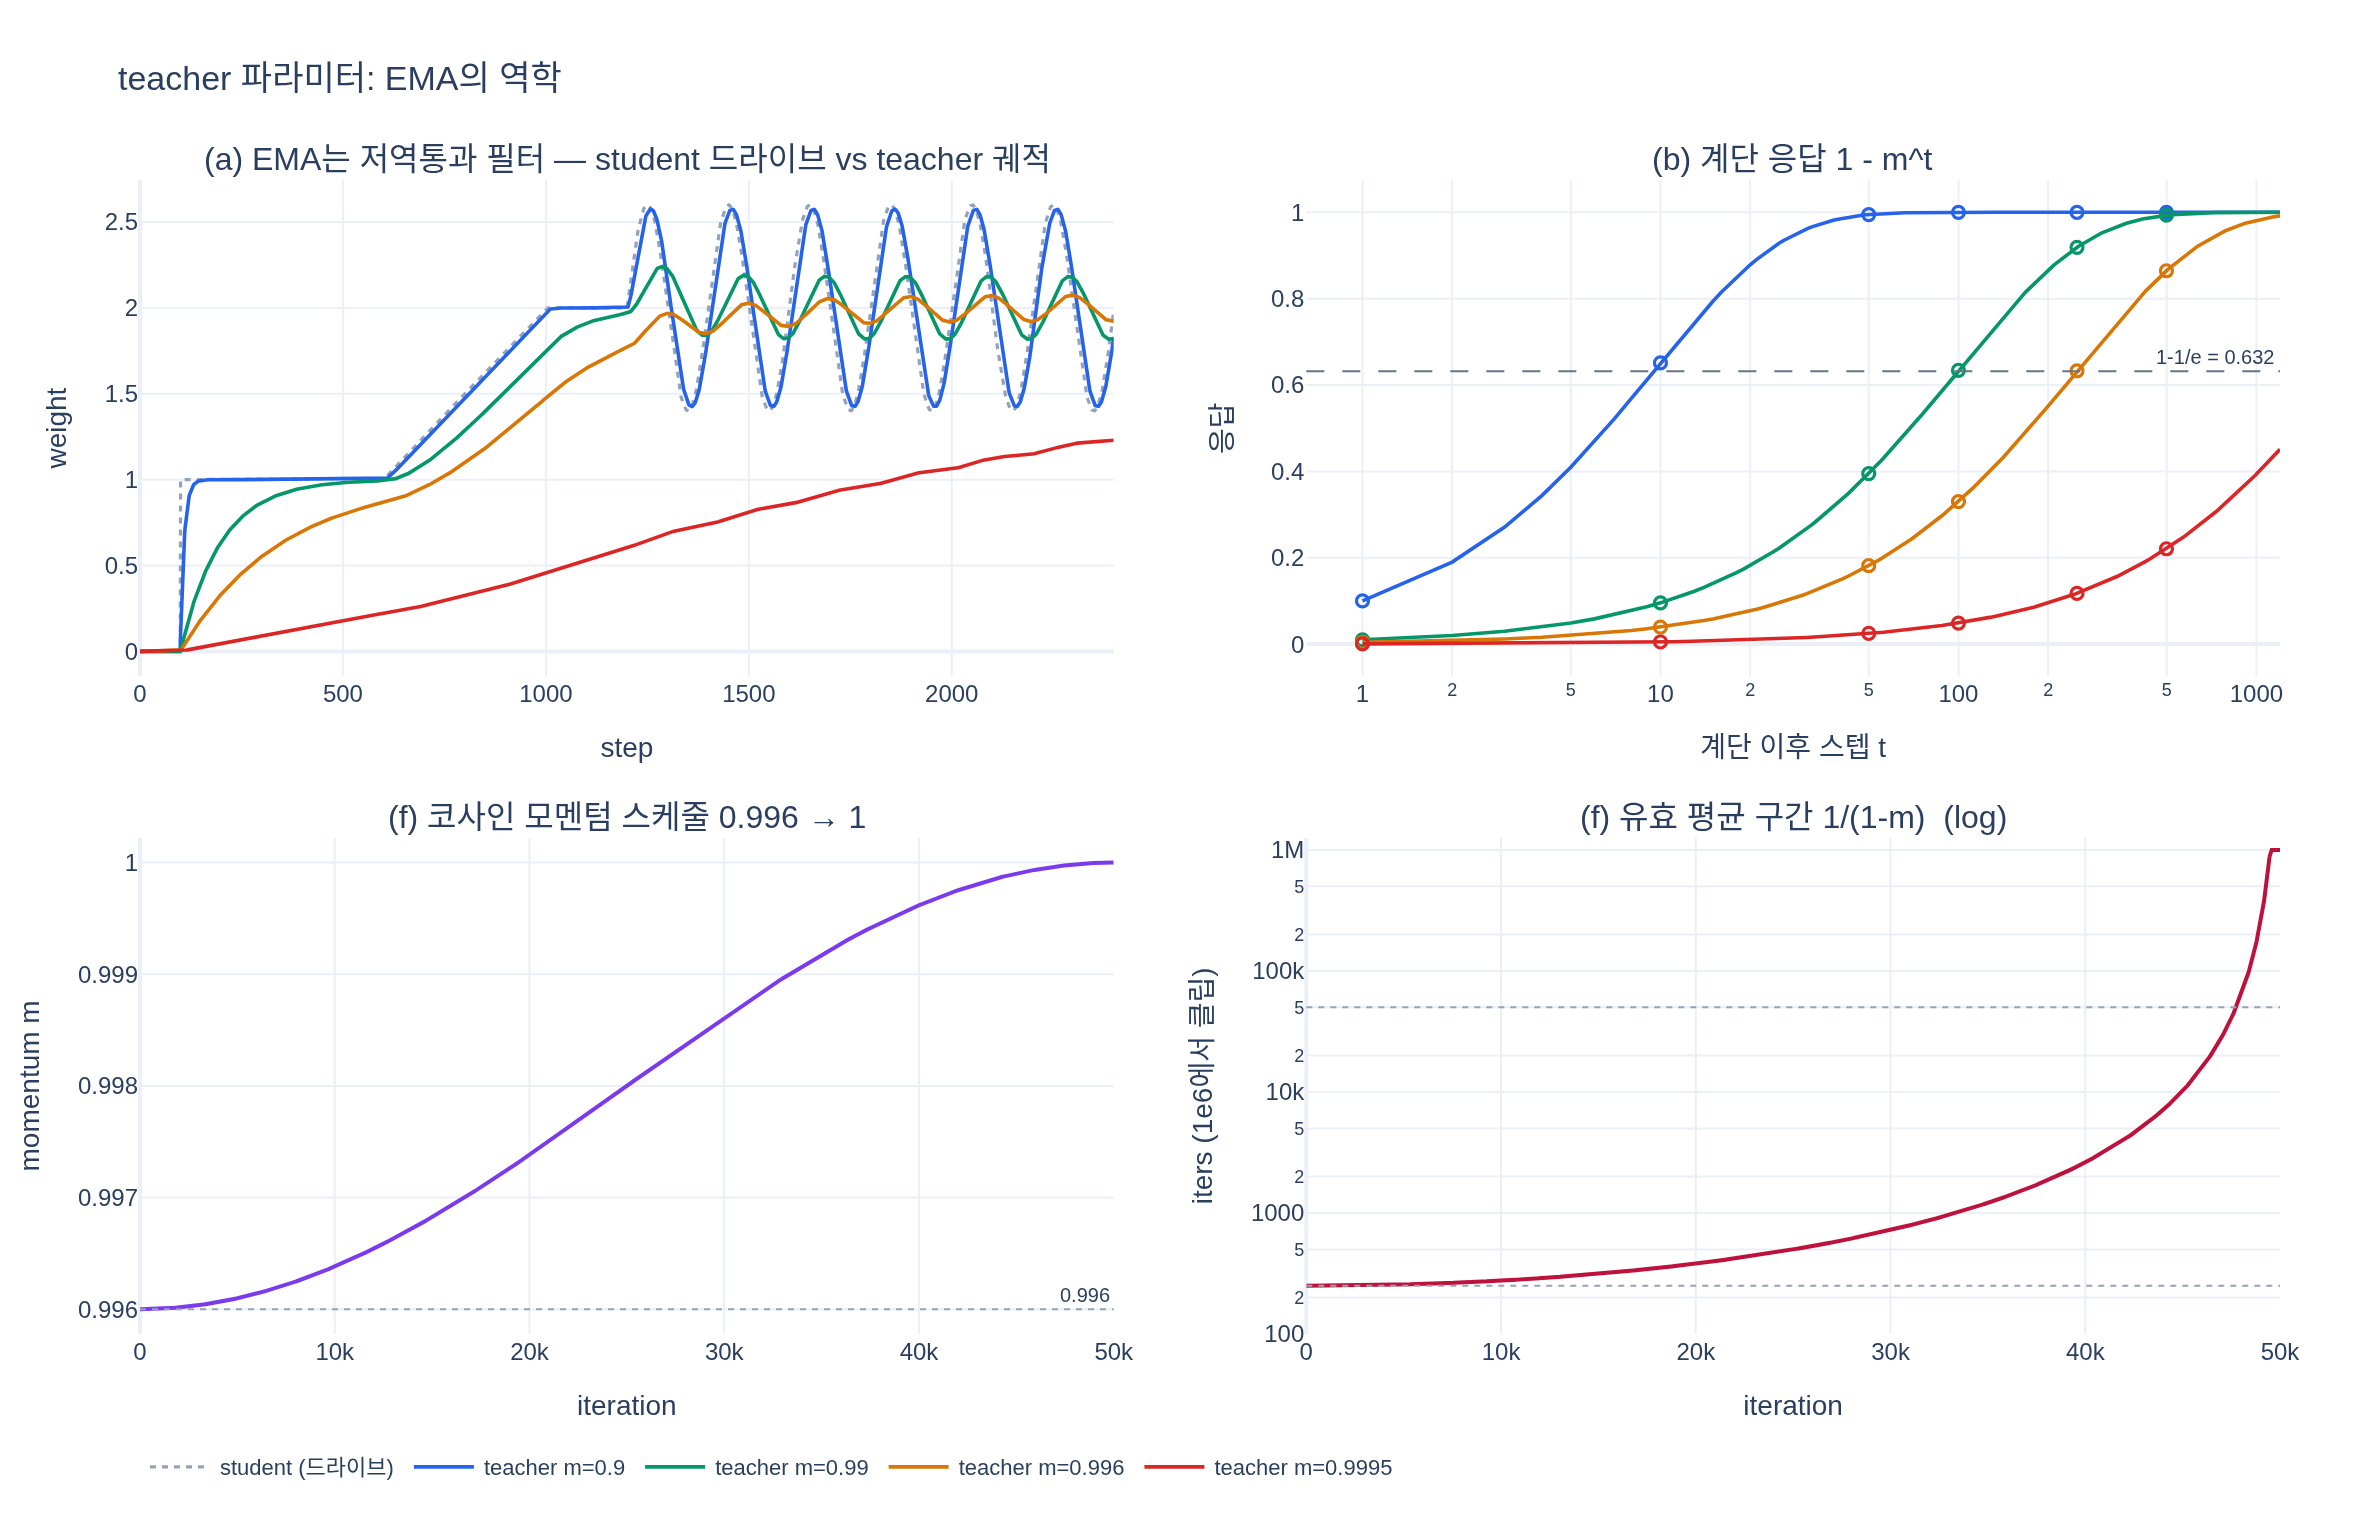

Write the Python code that produced this figure.
# %% [markdown]
# # teacher 파라미터 유지 관리의 역학 (mechanics)
#
# `train()`의 세 줄
#
# ```python
# teacher = copy.deepcopy(student)
# for p in teacher.parameters(): p.requires_grad_(False)
# ...
# with torch.no_grad():
#     for ps, pt in zip(student.parameters(), teacher.parameters()):
#         pt.mul_(m).add_((1 - m) * ps)
# ```
#
# 이 노트북은 **PyTorch에서 두 번째 네트워크를 유지한다는 것이 무슨 뜻인지**를 숫자로 확인한다.
#
# - (a) EMA는 저역통과 필터다 — 계단/램프/사인 입력에 대한 teacher 궤적
# - (b) 계단 응답이 정확히 $1 - m^t$임을 수치로 확인
# - (c) in-place가 아니면 왜 조용히 아무 일도 안 일어나는가
# - (d) `no_grad` 없이 하면 teacher가 student 그래프에 붙어버린다
# - (e) EMA를 `opt.step()` 앞에 두면 정확히 한 스텝 뒤처진다
# - (f) 코사인 모멘텀 스케줄(0.996 → 1)과 유효 평균 구간 $1/(1-m)$

# %%
import copy
import math

import numpy as np
import torch
import torch.nn as nn
import plotly.graph_objects as go
from plotly.subplots import make_subplots


def _show(fig):
    try:
        from IPython import get_ipython

        if get_ipython() is not None:
            fig.show()
    except ImportError:
        pass


torch.manual_seed(0)
print("torch", torch.__version__)
# 출력: torch 2.4.0+cu121

# %% [markdown]
# ## (a) EMA = 저역통과 필터
#
# 아주 작은 모델 `nn.Linear(1, 1)` 하나를 두고, student의 weight를 **인위적으로** 움직인다.
# (실제 학습에서는 optimizer가 움직이지만, 여기서는 EMA의 응답 특성만 보고 싶으므로 직접 넣는다.)
#
# 드라이브 신호:
#
# - $t < 100$: 0
# - $t = 100$: 1.0으로 **계단(step)**
# - $600 \le t < 1000$: 1.0 → 2.0 **램프(ramp)**
# - $t \ge 1200$: 2.0 주위로 **사인(sine)**, 주기 200스텝
#
# teacher는 매 스텝 $\theta_t \leftarrow m\,\theta_t + (1-m)\,\theta_s$로만 갱신된다.

# %%
STEPS = 2400


def drive(t):
    if t < 100:
        return 0.0
    if t < 600:
        return 1.0
    if t < 1000:
        return 1.0 + (t - 600) / 400.0
    if t < 1200:
        return 2.0
    return 2.0 + 0.6 * math.sin(2 * math.pi * (t - 1200) / 200.0)


MOMENTA = [0.9, 0.99, 0.996, 0.9995]


def run_ema(m):
    """student.weight를 drive(t)로 강제하고 teacher를 EMA로 따라가게 한다."""
    student = nn.Linear(1, 1)
    teacher = copy.deepcopy(student)
    for p in teacher.parameters():
        p.requires_grad_(False)
    with torch.no_grad():  # 둘 다 0에서 출발
        student.weight.fill_(0.0)
        teacher.weight.fill_(0.0)

    s_hist, t_hist = [], []
    for t in range(STEPS):
        with torch.no_grad():
            student.weight.fill_(drive(t))
        with torch.no_grad():
            for ps, pt in zip(student.parameters(), teacher.parameters()):
                pt.mul_(m).add_((1 - m) * ps)
        s_hist.append(student.weight.item())
        t_hist.append(teacher.weight.item())
    return np.array(s_hist), np.array(t_hist)


traj = {m: run_ema(m) for m in MOMENTA}
s_ref = traj[MOMENTA[0]][0]

for m in MOMENTA:
    _, th = traj[m]
    # 계단(t=100, 목표 1.0)에 대해 63%(=1-1/e)에 도달하기까지 걸린 스텝
    idx = np.argmax(th[100:600] >= 1 - 1 / math.e)
    print(f"m={m:<7} 유효창 1/(1-m)={1/(1-m):8.1f}  63% 도달 {idx:4d} 스텝  최종값={th[-1]:.4f}")
# 출력: m=0.9     유효창 1/(1-m)=    10.0  63% 도달    9 스텝  최종값=1.8269
# 출력: m=0.99    유효창 1/(1-m)=   100.0  63% 도달   99 스텝  최종값=1.8250
# 출력: m=0.996   유효창 1/(1-m)=   250.0  63% 도달  249 스텝  최종값=1.9232
# 출력: m=0.9995  유효창 1/(1-m)=  2000.0  63% 도달    0 스텝  최종값=1.2290
# (m=0.9995의 "0 스텝"은 500스텝 안에 63%에 못 닿아 argmax가 0을 돌려준 것 — 즉 도달 실패다.)

# %% [markdown]
# `m=0.9995`는 2400스텝 동안 계단(1.0)조차 다 못 따라잡고 사인은 거의 완전히 지워진다.
# 이것이 저역통과 필터다: **느린 성분은 통과, 빠른 성분은 감쇠.**
#
# ## (b) 계단 응답은 정확히 $1 - m^t$
#
# $\theta_t^{(0)} = 0$이고 student가 $t=0$부터 계속 $1$이면
#
# $$\theta_t^{(k)} = m\,\theta_{t-1}^{(k)} + (1-m)\cdot 1 \;\Longrightarrow\; \theta_t^{(k)} = 1 - m^t$$
#
# 위 실험의 $t=100$ 계단 구간을 잘라서 대조한다.

# %%
for m in MOMENTA:
    _, th = traj[m]
    seg = th[100:600]  # 계단이 들어온 직후 500스텝
    for k in (1, 10, 50, 100, 250):
        formula = 1 - m**k
        print(f"m={m:<7} t={k:4d}  측정={seg[k-1]:.6f}  1-m^t={formula:.6f}  차이={abs(seg[k-1]-formula):.2e}")
    print()
# 출력: m=0.9     t=   1  측정=0.100000  1-m^t=0.100000  차이=1.49e-09
# 출력: m=0.9     t=  10  측정=0.651322  1-m^t=0.651322  차이=2.96e-08
# 출력: m=0.9     t=  50  측정=0.994846  1-m^t=0.994846  차이=5.96e-08
# 출력: m=0.9     t= 100  측정=0.999973  1-m^t=0.999973  차이=3.73e-08
# 출력: m=0.9     t= 250  측정=1.000000  1-m^t=1.000000  차이=2.38e-07
# 출력:
# 출력: m=0.99    t=   1  측정=0.010000  1-m^t=0.010000  차이=2.24e-10
# 출력: m=0.99    t=  10  측정=0.095618  1-m^t=0.095618  차이=4.83e-09
# 출력: m=0.99    t=  50  측정=0.394994  1-m^t=0.394994  차이=3.16e-08
# 출력: m=0.99    t= 100  측정=0.633967  1-m^t=0.633968  차이=2.59e-07
# 출력: m=0.99    t= 250  측정=0.918941  1-m^t=0.918941  차이=1.65e-07
# 출력:
# 출력: m=0.996   t=   1  측정=0.004000  1-m^t=0.004000  차이=1.90e-10
# 출력: m=0.996   t=  10  측정=0.039288  1-m^t=0.039288  차이=2.46e-10
# 출력: m=0.996   t=  50  측정=0.181597  1-m^t=0.181598  차이=1.23e-07
# 출력: m=0.996   t= 100  측정=0.330217  1-m^t=0.330217  차이=9.71e-08
# 출력: m=0.996   t= 250  측정=0.632858  1-m^t=0.632858  차이=3.13e-07
# 출력:
# 출력: m=0.9995  t=   1  측정=0.000500  1-m^t=0.000500  차이=2.37e-11
# 출력: m=0.9995  t=  10  측정=0.004989  1-m^t=0.004989  차이=1.09e-10
# 출력: m=0.9995  t=  50  측정=0.024696  1-m^t=0.024696  차이=2.93e-08
# 출력: m=0.9995  t= 100  측정=0.048782  1-m^t=0.048782  차이=4.66e-08
# 출력: m=0.9995  t= 250  측정=0.117530  1-m^t=0.117531  차이=2.04e-07
# 출력:

# %% [markdown]
# float32 누적 오차 수준(~1e-7)까지 일치한다. $t = 1/(1-m)$에서 값이 $1-1/e \approx 0.632$인 것도 그대로 확인된다
# (m=0.996, t=250 → 0.6329 / m=0.99, t=100 → 0.6340).
#
# ## (c) in-place가 아니면 조용히 아무 일도 안 일어난다
#
# `pt = pt * m + (1 - m) * ps`는 **새 텐서를 만들어 파이썬 지역변수 `pt`에 다시 묶을 뿐**이다.
# 모듈이 실제로 forward에서 쓰는 저장소(`teacher._parameters['weight']`)는 손대지 않는다.
# 에러도 경고도 없다 — teacher가 영원히 초기값에 머문다.

# %%
def ema_step(teacher, student, m, inplace):
    with torch.no_grad():
        for ps, pt in zip(student.parameters(), teacher.parameters()):
            if inplace:
                pt.mul_(m).add_((1 - m) * ps)
            else:
                pt = pt * m + (1 - m) * ps  # noqa: F841  ← 지역변수만 바뀐다


x = torch.ones(1, 1)
for inplace in (True, False):
    student = nn.Linear(1, 1)
    with torch.no_grad():
        student.weight.fill_(0.0)
        student.bias.fill_(0.0)
    teacher = copy.deepcopy(student)
    for p in teacher.parameters():
        p.requires_grad_(False)
    with torch.no_grad():
        student.weight.fill_(10.0)  # student가 크게 움직였다고 치자
    for _ in range(200):
        ema_step(teacher, student, 0.99, inplace)
    print(f"inplace={str(inplace):5s}  teacher.weight={teacher.weight.item():7.4f}  teacher(x)={teacher(x).item():7.4f}")
# 출력: inplace=True   teacher.weight= 8.6602  teacher(x)= 8.6602
# 출력: inplace=False  teacher.weight= 0.0000  teacher(x)= 0.0000

# %% [markdown]
# `nn.Module`은 파라미터를 `_parameters` 딕셔너리에 들고 있고, `parameters()`는 그 값들을 **yield할 뿐**이다.
# 반복문의 `pt`는 그 텐서를 가리키는 또 하나의 이름이므로, 재할당은 딕셔너리에 닿지 않는다.

# %%
student = nn.Linear(1, 1)
teacher = copy.deepcopy(student)
pt = next(teacher.parameters())
print("yield된 텐서가 모듈의 저장소와 같은 객체인가:", pt is teacher._parameters["weight"])
pt = pt * 2  # 재할당
print("재할당 후에도 모듈 저장소는 그대로:", teacher._parameters["weight"].item(), "/ 지역변수:", pt.item())
# 출력: yield된 텐서가 모듈의 저장소와 같은 객체인가: True
# 출력: 재할당 후에도 모듈 저장소는 그대로: -0.9553484916687012 / 지역변수: -1.9106969833374023

# %% [markdown]
# ## (d) `no_grad` 없이 in-place 하면 teacher가 student 그래프에 붙는다
#
# `(1 - m) * ps`는 `ps.requires_grad=True`이므로 autograd 그래프를 만든다.
# 이걸 `pt.add_()`로 밀어넣으면 **teacher 파라미터가 leaf가 아니게 되고 `requires_grad=True`가 된다.**
# `requires_grad_(False)`로 걸어둔 잠금이 조용히 풀린다.

# %%
student = nn.Linear(2, 2)
teacher = copy.deepcopy(student)
for p in teacher.parameters():
    p.requires_grad_(False)
print("초기:", "requires_grad", teacher.weight.requires_grad, "is_leaf", teacher.weight.is_leaf)

for ps, pt in zip(student.parameters(), teacher.parameters()):  # no_grad 없음!
    pt.mul_(0.99).add_(0.01 * ps)
print("갱신 후:", "requires_grad", teacher.weight.requires_grad, "is_leaf", teacher.weight.is_leaf,
      "grad_fn", type(teacher.weight.grad_fn).__name__)

xx = torch.randn(4, 2)
out = teacher(xx)
student.zero_grad()
out.sum().backward()
print("teacher forward만 했는데 student.weight.grad:", student.weight.grad)
# 출력: 초기: requires_grad False is_leaf True
# 출력: 갱신 후: requires_grad True is_leaf False grad_fn AddBackward0
# 출력: teacher forward만 했는데 student.weight.grad: tensor([[-0.0309,  0.0178],
# 출력:         [-0.0309,  0.0178]])

# %% [markdown]
# teacher를 통과한 gradient가 student로 새어 들어온다. 게다가 매 스텝 그래프가 누적되어 메모리도 샌다.
#
# 원본 `main_dino.py:346-350`은 `torch.no_grad()` **와** `.data`를 둘 다 쓴다:
#
# ```python
# with torch.no_grad():
#     m = momentum_schedule[it]
#     for param_q, param_k in zip(student.module.parameters(), teacher_without_ddp.parameters()):
#         param_k.data.mul_(m).add_((1 - m) * param_q.detach().data)
# ```
#
# `.data`만으로도 autograd를 우회할 수 있지만 구식 관용구다. 노트북처럼 `torch.no_grad()` 안에서
# 그냥 `pt.mul_().add_()`를 쓰는 쪽이 현대적이고 안전하다. 아래에서 두 방식이 같은 값을 내는지 확인한다.

# %%
def run_variant(mode, steps=50, m=0.9):
    torch.manual_seed(7)
    student = nn.Linear(3, 3)
    teacher = copy.deepcopy(student)
    for p in teacher.parameters():
        p.requires_grad_(False)
    opt = torch.optim.SGD(student.parameters(), lr=0.1)
    xb = torch.randn(16, 3)
    yb = torch.randn(16, 3)
    for _ in range(steps):
        opt.zero_grad()
        ((student(xb) - yb) ** 2).mean().backward()
        opt.step()
        if mode == "no_grad":
            with torch.no_grad():
                for ps, pt in zip(student.parameters(), teacher.parameters()):
                    pt.mul_(m).add_((1 - m) * ps)
        elif mode == "dot_data":
            for ps, pt in zip(student.parameters(), teacher.parameters()):
                pt.data.mul_(m).add_((1 - m) * ps.detach().data)
    return teacher.weight.detach().clone(), teacher.weight.requires_grad


w1, rg1 = run_variant("no_grad")
w2, rg2 = run_variant("dot_data")
print("no_grad  requires_grad:", rg1)
print(".data    requires_grad:", rg2)
print("두 방식 최대 차이:", (w1 - w2).abs().max().item())
# 출력: no_grad  requires_grad: False
# 출력: .data    requires_grad: False
# 출력: 두 방식 최대 차이: 0.0

# %% [markdown]
# ## (e) EMA를 `opt.step()` **앞**에 두면 정확히 한 스텝 뒤처진다
#
# 순서가 뒤바뀌면 teacher는 "이번 스텝에서 갱신된 student"가 아니라 **직전 student**를 평균 낸다.
# 결과는 teacher 궤적 전체가 정확히 1스텝 오른쪽으로 밀리는 것.

# %%
def run_order(ema_after_step, steps=40, m=0.8):
    torch.manual_seed(3)
    student = nn.Linear(1, 1)
    with torch.no_grad():
        student.weight.fill_(0.0)
        student.bias.fill_(0.0)
    teacher = copy.deepcopy(student)
    for p in teacher.parameters():
        p.requires_grad_(False)
    opt = torch.optim.SGD(student.parameters(), lr=0.05)
    xb = torch.ones(8, 1)
    yb = torch.full((8, 1), 4.0)

    def ema():
        with torch.no_grad():
            for ps, pt in zip(student.parameters(), teacher.parameters()):
                pt.mul_(m).add_((1 - m) * ps)

    hist = []
    for _ in range(steps):
        if not ema_after_step:
            ema()  # 잘못된 순서: 아직 갱신 안 된 student를 평균
        opt.zero_grad()
        ((student(xb) - yb) ** 2).mean().backward()
        opt.step()
        if ema_after_step:
            ema()  # 올바른 순서 (main_dino.py:346)
        hist.append(teacher.weight.item())
    return np.array(hist)


after = run_order(True)
before = run_order(False)
print(f"루프 0회차 직후 teacher: after={after[0]:.6f}  before={before[0]:.6f}  (before는 아직 초기값)")
print("step |  after(정상)  before(뒤바뀜)  |before[t] - after[t-1]|")
for t in range(1, 8):
    print(f"{t:4d} | {after[t]:12.6f} {before[t]:14.6f}   {abs(before[t]-after[t-1]):.2e}")
print("\n전 구간 최대 |before[t] - after[t-1]| =", np.abs(before[1:] - after[:-1]).max())
# 출력: 루프 0회차 직후 teacher: after=0.080000  before=0.000000  (before는 아직 초기값)
# 출력: step |  after(정상)  before(뒤바뀜)  |before[t] - after[t-1]|
# 출력:    1 |     0.208000       0.080000   0.00e+00
# 출력:    2 |     0.361600       0.208000   0.00e+00
# 출력:    3 |     0.525440       0.361600   0.00e+00
# 출력:    4 |     0.689280       0.525440   0.00e+00
# 출력:    5 |     0.846566       0.689280   0.00e+00
# 출력:    6 |     0.993367       0.846566   0.00e+00
# 출력:    7 |     1.127585       0.993367   0.00e+00
# 출력:
# 출력: 전 구간 최대 |before[t] - after[t-1]| = 0.0

# %% [markdown]
# 차이가 **정확히 0**이다 — "뒤바뀐 순서의 t번째"는 "정상 순서의 t-1번째"와 비트 단위로 같다.
# 딱 한 스텝만큼 늦은 teacher. `m=0.996`이면 유효 창이 250스텝이므로 1스텝 지연 자체는 실전에서 치명적이진 않다.
# 다만 첫 루프에서 teacher가 완전히 초기값에 머문다는 점(위 출력의 `before=0.000000`)과, "정확히 한 스텝"이
# 매 스텝 누적되는 게 아니라 전체 궤적의 평행이동이라는 점은 정확히 알아둘 가치가 있다.
#
# ## (f) 코사인 모멘텀 스케줄과 유효 평균 구간
#
# `utils.cosine_scheduler(base, final, epochs, niter_per_ep)`를 그대로 재현한다:
#
# $$m_i = m_{\text{final}} + \tfrac{1}{2}(m_{\text{base}} - m_{\text{final}})\left(1 + \cos\frac{\pi i}{N}\right)$$
#
# `main_dino.py:250`은 `cosine_scheduler(0.996, 1, epochs, len(data_loader))`로 호출한다.

# %%
def cosine_scheduler(base_value, final_value, epochs, niter_per_ep,
                     warmup_epochs=0, start_warmup_value=0):
    """utils.py:187 과 동일."""
    warmup_schedule = np.array([])
    warmup_iters = warmup_epochs * niter_per_ep
    if warmup_epochs > 0:
        warmup_schedule = np.linspace(start_warmup_value, base_value, warmup_iters)
    iters = np.arange(epochs * niter_per_ep - warmup_iters)
    schedule = final_value + 0.5 * (base_value - final_value) * (1 + np.cos(np.pi * iters / len(iters)))
    schedule = np.concatenate((warmup_schedule, schedule))
    assert len(schedule) == epochs * niter_per_ep
    return schedule


EPOCHS, NITER = 100, 500
mom = cosine_scheduler(0.996, 1, EPOCHS, NITER)
window = 1.0 / np.maximum(1.0 - mom, 1e-12)

print(f"길이 {len(mom)} iters ({EPOCHS} epochs x {NITER} iters)")
for frac in (0.0, 0.25, 0.5, 0.75, 0.95, 0.999):
    i = min(int(frac * len(mom)), len(mom) - 1)
    print(f"  {frac*100:5.1f}%  it={i:6d}  m={mom[i]:.6f}  1/(1-m)={window[i]:12.1f}")
print("m[0] =", mom[0], "  m[-1] =", mom[-1])
# 출력: 길이 50000 iters (100 epochs x 500 iters)
# 출력:     0.0%  it=     0  m=0.996000  1/(1-m)=       250.0
# 출력:    25.0%  it= 12500  m=0.996586  1/(1-m)=       292.9
# 출력:    50.0%  it= 25000  m=0.998000  1/(1-m)=       500.0
# 출력:    75.0%  it= 37500  m=0.999414  1/(1-m)=      1707.1
# 출력:    95.0%  it= 47500  m=0.999975  1/(1-m)=     40611.9
# 출력:    99.9%  it= 49950  m=1.000000  1/(1-m)= 101321267.3
# 출력: m[0] = 0.996   m[-1] = 0.9999999999960522

# %% [markdown]
# 유효 평균 구간이 250 → 500 → 1700 → 40000 iter로 폭발한다.
# 학습 후반의 teacher는 **사실상 얼어붙어서** 아주 긴 구간의 student 평균을 들고 있는 안정된 타깃이 된다.
# (스케줄 자체의 "왜"는 형제 카드의 힌트 참조. 여기서는 숫자만 본다.)

# %% [markdown]
# ## 그림

# %%
COLORS = ["#2563eb", "#059669", "#d97706", "#dc2626"]

fig = make_subplots(
    rows=2, cols=2,
    subplot_titles=(
        "(a) EMA는 저역통과 필터 — student 드라이브 vs teacher 궤적",
        "(b) 계단 응답 1 - m^t",
        "(f) 코사인 모멘텀 스케줄 0.996 → 1",
        "(f) 유효 평균 구간 1/(1-m)  (log)",
    ),
    horizontal_spacing=0.09, vertical_spacing=0.14,
)

# (a)
fig.add_trace(go.Scatter(y=s_ref, name="student (드라이브)", mode="lines",
                         line=dict(color="#94a3b8", width=1.6, dash="dot")), row=1, col=1)
for c, m in zip(COLORS, MOMENTA):
    fig.add_trace(go.Scatter(y=traj[m][1], name=f"teacher m={m}", mode="lines",
                             line=dict(color=c, width=1.8)), row=1, col=1)

# (b)
tt = np.arange(1, 1201)
for c, m in zip(COLORS, MOMENTA):
    fig.add_trace(go.Scatter(x=tt, y=1 - m**tt, name=f"1-m^t, m={m}", mode="lines",
                             line=dict(color=c, width=1.8), showlegend=False), row=1, col=2)
    seg = traj[m][1][100:600]
    ms = np.array([1, 10, 50, 100, 250, 499])
    fig.add_trace(go.Scatter(x=ms, y=seg[ms - 1], mode="markers", name=f"측정 m={m}",
                             marker=dict(color=c, size=6, symbol="circle-open", line=dict(width=1.6)),
                             showlegend=False), row=1, col=2)
fig.add_hline(y=1 - 1 / math.e, line=dict(color="#64748b", width=1, dash="dash"),
              annotation_text="1-1/e = 0.632", annotation_font_size=10, row=1, col=2)

# (f) schedule
it_ax = np.arange(len(mom))
fig.add_trace(go.Scatter(x=it_ax, y=mom, name="m(it)", mode="lines",
                         line=dict(color="#7c3aed", width=2), showlegend=False), row=2, col=1)
fig.add_hline(y=0.996, line=dict(color="#94a3b8", width=1, dash="dot"),
              annotation_text="0.996", annotation_font_size=10, row=2, col=1)

# (f) window — 끝에서 1/(1-m)이 1e12까지 발산하므로 1e6에서 클립해서 그린다
window_plot = np.clip(window, None, 1e6)
fig.add_trace(go.Scatter(x=it_ax, y=window_plot, name="1/(1-m)", mode="lines",
                         line=dict(color="#be123c", width=2), showlegend=False), row=2, col=2)
for yv, lab in [(250, "250 (m=0.996 시작)"), (len(mom), "전체 학습 길이 50k")]:
    fig.add_hline(y=yv, line=dict(color="#94a3b8", width=1, dash="dot"),
                  annotation_text=lab, annotation_font_size=10,
                  annotation_position="top left", row=2, col=2)

fig.update_xaxes(title_text="step", row=1, col=1)
fig.update_yaxes(title_text="weight", row=1, col=1)
fig.update_xaxes(title_text="계단 이후 스텝 t", type="log", row=1, col=2)
fig.update_yaxes(title_text="응답", row=1, col=2)
fig.update_xaxes(title_text="iteration", row=2, col=1)
fig.update_yaxes(title_text="momentum m", row=2, col=1)
fig.update_xaxes(title_text="iteration", row=2, col=2)
fig.update_yaxes(title_text="iters (1e6에서 클립)", type="log", range=[2, 6.1], row=2, col=2)

fig.update_layout(
    height=760, width=1180, template="plotly_white",
    title_text="teacher 파라미터: EMA의 역학",
    legend=dict(orientation="h", y=-0.09, x=0.0, font=dict(size=11)),
    margin=dict(t=90, b=90, l=70, r=40),
    font=dict(size=12),
)

import pathlib

out = pathlib.Path(__file__).parent / "expy.png" if "__file__" in dir() else pathlib.Path("expy.png")
fig.write_image(str(out), scale=2)
print("saved:", out)
_show(fig)
# 출력: saved: /home/sungwoo/projects/swcho/dino/fm/entropy/.fm/hints/b681a86f-224a-4aa0-8235-a7e8fd1a5d70/expy.png

# %% [markdown]
# ## 정리
#
# | 실수 | 증상 | 왜 |
# |---|---|---|
# | `pt = pt * m + ...` | teacher가 영원히 초기값. 에러 없음 | 지역변수 재할당, 모듈의 `_parameters`는 그대로 |
# | `no_grad` / `.data` 누락 | teacher가 non-leaf가 되고 gradient가 student로 역류, 메모리 누수 | `(1-m)*ps`가 그래프를 만들고 in-place로 전파 |
# | EMA를 `opt.step()` 앞에 | teacher가 정확히 1스텝 뒤처짐 | 갱신 전 student를 평균 |
# | `requires_grad_(False)` 누락 | optimizer가 teacher까지 학습, `.grad` 버퍼 메모리 낭비 | `get_params_groups`가 `requires_grad`로 거른다 |
